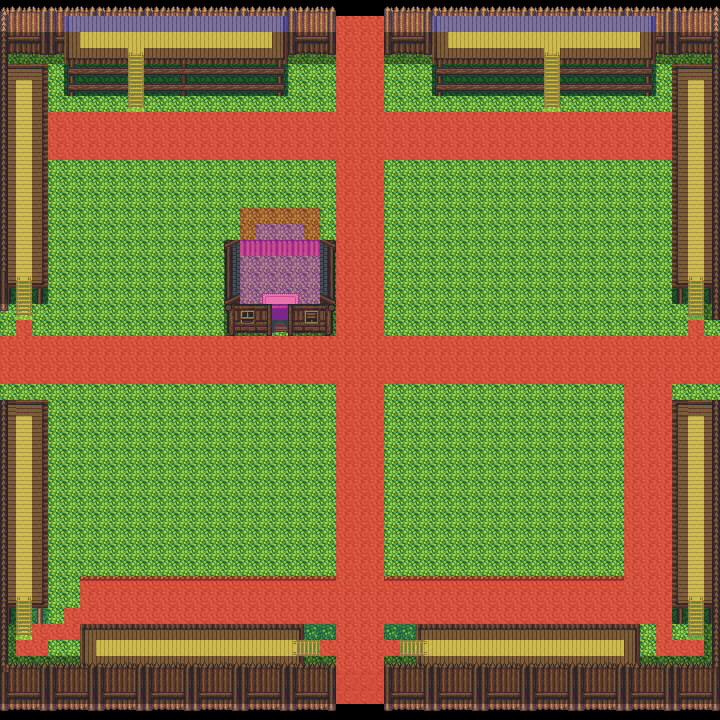

This is a level from a 2D game, rendered from its Tiled map with the project's own tilesets. A one-line summary and the map file follow, with tile-layer data summarised:
An orthogonal 45x45 tile map with 16x16 px tiles, 5 tile layers (ground, buildings, walls, sidewalls, ...), 2 tilesets and 2 objects (bed, roof).

<map version="1.2" tiledversion="1.2.2" orientation="orthogonal" renderorder="left-up" width="45" height="45" tilewidth="16" tileheight="16" infinite="0" nextlayerid="13" nextobjectid="5">
 <tileset firstgid="1" source="ff_master_tile_sheet.tsx" />
 <tileset firstgid="2133" source="cols.tsx" />
 <layer id="1" name="ground" width="45" height="45" locked="1">
  <properties>
   <property name="z" type="int" value="-1" />
  </properties>
  <data>[2025 cells, 1850 non-empty, 13 distinct tile ids]</data>
 </layer>
 <layer id="3" name="buildings" width="45" height="45" locked="1">
  <properties>
   <property name="z" type="int" value="1" />
  </properties>
  <data>[2025 cells, 290 non-empty, 34 distinct tile ids]</data>
 </layer>
 <layer id="5" name="walls" width="45" height="45" locked="1">
  <properties>
   <property name="z" type="int" value="3" />
  </properties>
  <data>[2025 cells, 410 non-empty, 32 distinct tile ids]</data>
 </layer>
 <layer id="7" name="sidewalls" width="45" height="45" locked="1">
  <properties>
   <property name="z" type="int" value="5" />
  </properties>
  <data>[2025 cells, 70 non-empty, 4 distinct tile ids]</data>
 </layer>
 <layer id="11" name="tileinfo" width="45" height="45" locked="1" opacity="0.38">
  <data>[2025 cells, 1102 non-empty, 5 distinct tile ids]</data>
 </layer>
 <objectgroup id="12" name="renderinfo">
  <object id="1" name="bed" x="240" y="286">
   <properties>
    <property name="asset" value="bed.png" />
   </properties>
   <point />
  </object>
  <object id="4" name="roof" x="227" y="315">
   <properties>
    <property name="asset" value="house_roof.png" />
    <property name="x" type="int" value="224" />
    <property name="y" type="int" value="406" />
   </properties>
   <point />
  </object>
 </objectgroup>
</map>
